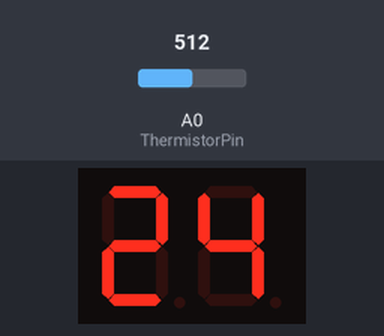
The sketch below on a simulated Arduino Uno, built with avr-gcc and run on an emulated ATmega328P. On the bench: 2-digit seven-segment display. The inputs (shaded band) are chosen by the test bench; at power-on: A0 (ThermistorPin) = 512.

Above: at 1.2 s.
1.3 s: A0 (ThermistorPin) set to 268
At 2.3 s:
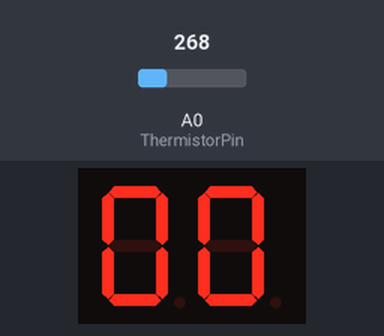
2.8 s: A0 (ThermistorPin) set to 242
At 3.4 s:
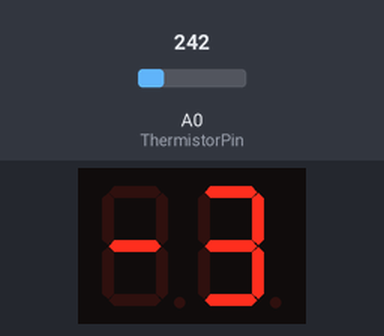
4.3 s: A0 (ThermistorPin) set to 197
At 4.6 s:
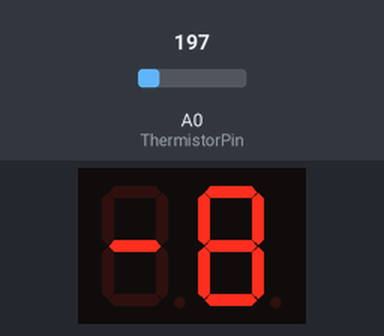
5.8 s: A0 (ThermistorPin) set to 178
At 6.9 s:
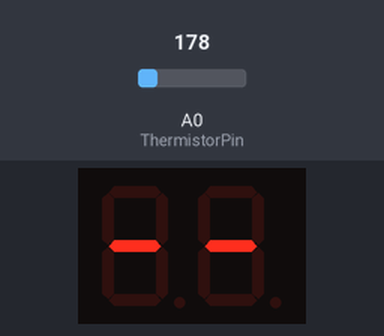
7.3 s: A0 (ThermistorPin) set to 511
At 8.1 s:
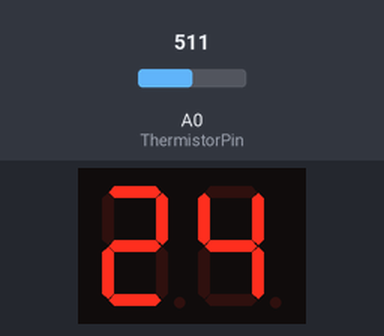
8.8 s: A0 (ThermistorPin) set to 122
At 9.2 s:
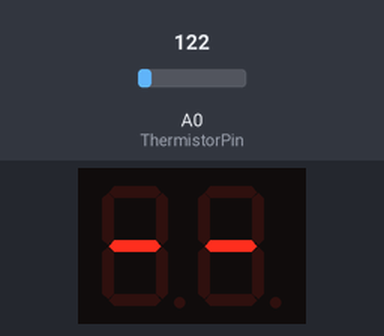
Timing chart, 0 to 11.3 s (numbered marks = the images above; inputs shaded):
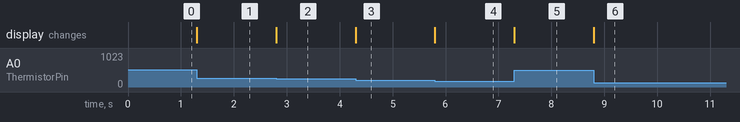

The sketch:

SevSeg_Counter.ino
```cpp
// (licence header left out)
#include "SevSeg.h"
SevSeg sevseg; //Instantiate a seven segment controller object
int ThermistorPin = 0;
int Vo;
int term;
float R1 = 10000;
float logR2, R2, T;
float c1 = 1.009249522e-03, c2 = 2.378405444e-04, c3 = 2.019202697e-07;

void setup() {
  byte numDigits = 2;
  byte digitPins[] = {2, 3};
  byte segmentPins[] = {6, 7, 8, 9, 10, 11, 12, 13};
  bool resistorsOnSegments = false; // 'false' means resistors are on digit pins
  byte hardwareConfig = COMMON_CATHODE; // See README.md for options
  bool updateWithDelays = false; // Default. Recommended
  bool leadingZeros = false; // Use 'true' if you'd like to keep the leading zeros

  sevseg.begin(hardwareConfig, numDigits, digitPins, segmentPins, resistorsOnSegments, updateWithDelays, leadingZeros);
  sevseg.setBrightness(10);
 // Serial.begin(9600);
}

void loop() {
  Vo = analogRead(ThermistorPin);
  R2 = R1 * (1023.0 / (float)Vo - 1.0);
  logR2 = log(R2);
  T = (1.0 / (c1 + c2*logR2 + c3*logR2*logR2*logR2));
  T = T - 273.15;
 // T = (T * 9.0)/ 5.0 + 32.0;
  term = T;
//  Serial.print("Temperature: ");
//  Serial.print(T);
//  Serial.println(" C");
//
//
  sevseg.setNumber(term,2);

  sevseg.refreshDisplay(); // Must run repeatedly
}

/// END ///
```

Measured:
- the behaviour switches between 261 and 260 on A0 (ThermistorPin) (found by bisection; images 1 and 2)
- the behaviour switches between 189 and 188 on A0 (ThermistorPin) (found by bisection; images 3 and 4)
- after the input at 1.3 s, the display: changes at once (image 1)
- after the input at 2.8 s, the display: changes at once (image 2)
- after the input at 4.3 s, the display: changes at once (image 3)
- after the input at 5.8 s, the display: changes at once (image 4)
- after the input at 7.3 s, the display: changes at once (image 5)
- after the input at 8.8 s, the display: changes at once (image 6)
